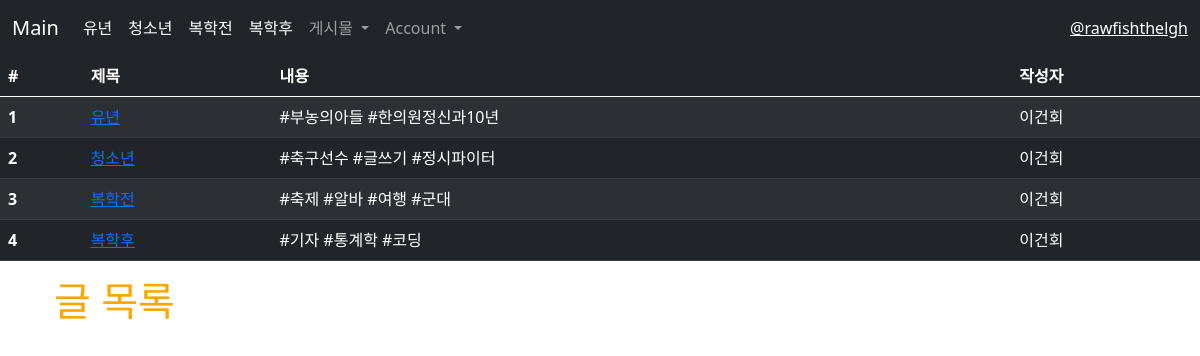
The app's page /posts/, older data.
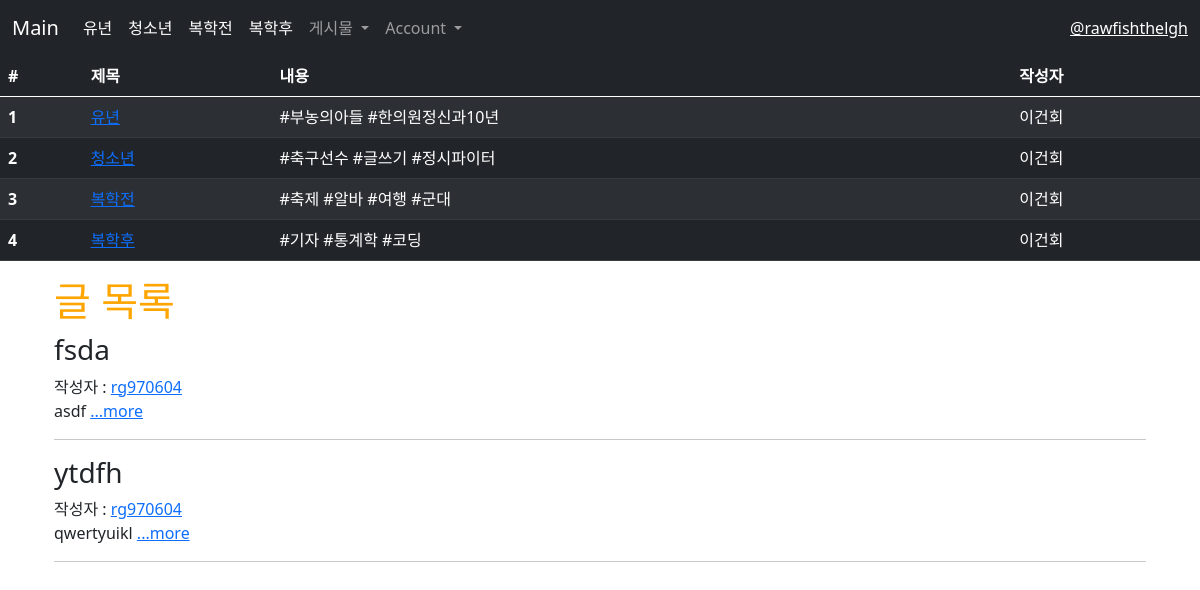
The same page, newer data.
### main/models.py (models this page shows, shortened)
class Post(models.Model):
    id = models.AutoField(primary_key=True)
    title = models.CharField(max_length=200)
    writer = models.ForeignKey(User,on_delete=models.CASCADE)
    pub_date = models.DateTimeField()
    body = models.TextField()
    image = models.ImageField(upload_to= "post/", blank=True, null=True)
    like_user_set = models.ManyToManyField(User, blank=True, related_name='likes_user_set',through='Like')
    dislike_user_set = models.ManyToManyField(User, blank=True, related_name='dislikes_user_set',through='Dislike')
    def summary(self):
        return self.body[:20]

### main/views.py (the view)
# urls.py: path('posts/', posts, name="posts"),
def posts(request):
    posts = Post.objects.all()
    return render(request, 'main/posts.html', {'posts': posts})

### main/templates/main/posts.html
{% extends 'base.html' %}
{% load static %}
{% block content %}
<div class="container">
    <h1>글 목록</h1>
    <div>
        {% for post in posts %}
        <div>
            <h3>{{post.title}}</h3>
            {% if post.writer %}
                {% if 'user' in post.writer.username and post.writer.username != 'user' %}
                작성자 : <a href="{% url 'users:mypage' post.writer.id %}">{{ post.writer.last_name }} {{ post.writer.first_name }}</a>
                {% else %}
                작성자 : <a href="{% url 'users:mypage' post.writer.id %}">{{ post.writer }}</a>
                {% endif %}
            {% else %}
            작성자 : 알 수 없음
            {% endif %}
            <br>
            {{post.summary}}
            <a href="{%url 'main:detail' post.id%}">...more</a>
            <br><hr>
        </div>
        {%endfor%}
    </div>
</div>
{% endblock %}

Row changes from the older to the newer data that the page shows:
added Post: title "fsda", writer "rg970604", summary "asdf"
added Post: title "ytdfh", writer "rg970604", summary "qwertyuikl"
